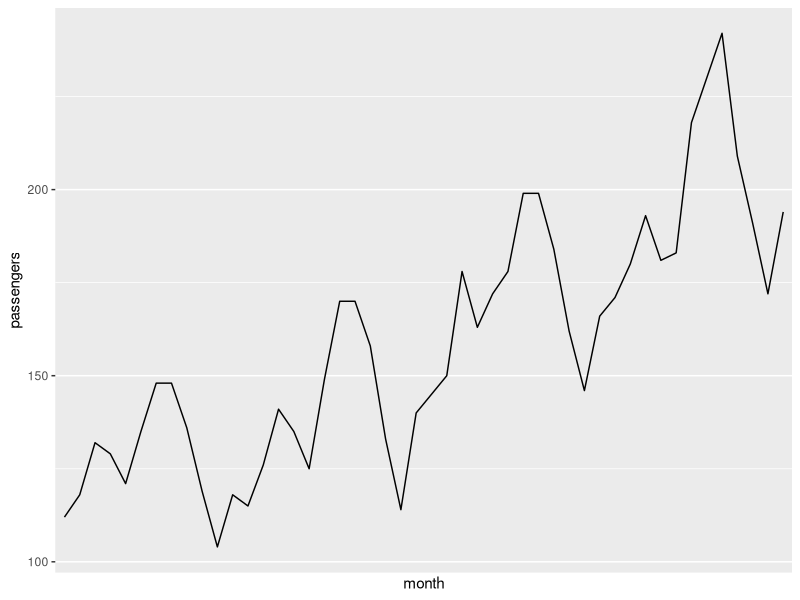

Reproduce this figure in R.
library(tidyr)
library(ggplot2)

setwd('~/Repositories/holtwint')
df <- read.table('sampledata.csv', sep = ',', header = FALSE)

df$month <- seq_along(df$V1)
names(df) <- c('passengers', 'month')
ts <- ts(as.vector(df$passengers), frequency = 12)

ggplot(data = df[1:48,]) + geom_line(aes(x = month, y = passengers)) + scale_x_discrete(breaks = seq(0, 50, 1))
initfit <- lm(passengers ~ month, data = df[1:48,])
summary(initfit)

fit <- HoltWinters(ts, seasonal = 'multiplicative', start.periods = 4)
round(fit$alpha, 3); round(fit$beta, 3); round(fit$gamma, 3)
round(fit$coefficients, 3); round(fit$SSE/nrow(df), 3)

pr24 <- predict(fit, n.ahead = 24, prediction.interval = FALSE)
round(pr24)
